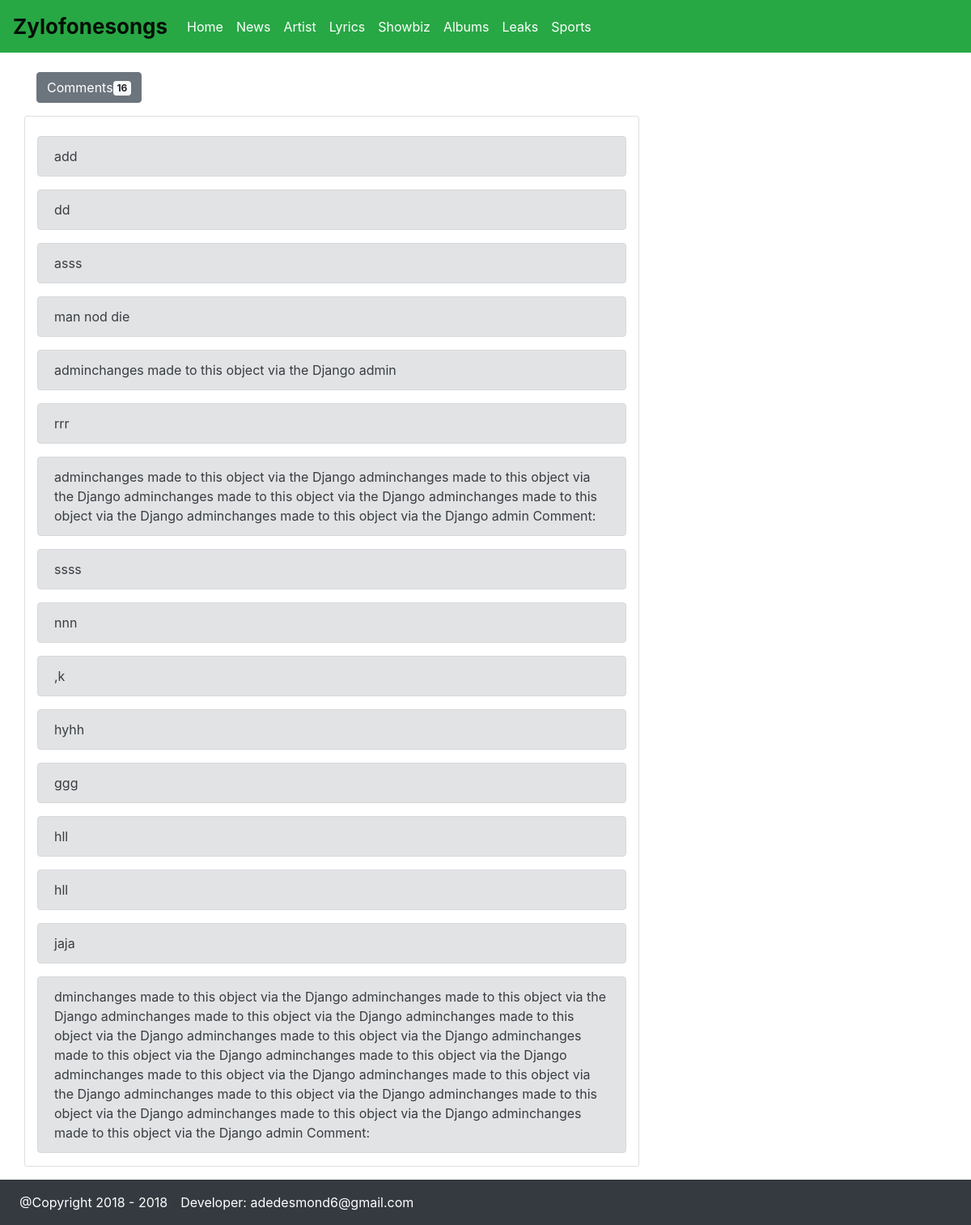
The app's page /12/comments with its own data.
### blogapp/models.py (models this page shows, shortened)
class Article(models.Model):
	NEWS = 'news'
	ARTIST = 'artist'
	LYRICS = 'lyrics'
	SHOWBIZ = 'showbiz'
	ALBUMS = 'album'
	LEAKS = 'leaks'
	SPORTS = 'sports'
	TAGS = (
		(NEWS,'News'),
	    (ARTIST,'Artist'),
	    (LYRICS,'Lyrics'),
	    (SHOWBIZ,'Showbiz'),
	    (ALBUMS,'Albums'),
	    (LEAKS,'Leaks'),
	    (SPORTS,'Sports'),
	    (None,'Tags')
	)
	title = models.CharField(max_length=80, db_column='Title', db_index=True)
	body = models.TextField(db_column='Body', db_index=True)
	image = models.ImageField(upload_to='images', db_column='Image')
	tags = models.CharField(max_length=20, choices=TAGS,db_index=True, db_column='Tags')
	date = models.DateTimeField(default=timezone.now)

class Comments(models.Model):
	comment = models.TextField()
	date = models.DateTimeField(default=timezone.now)
	article = models.ForeignKey(Article, on_delete=models.CASCADE)
	def __str__(self):
		return self.comment

### blogapp/views.py (the view)
# urls.py: path('<int:article_id>/comments', views.view_all_comments, name='all_comments'),
def view_all_comments(request,article_id):
	try:
		comments = Article.objects.get(pk=article_id).comments_set.all()
		context['comments'] = comments
		return render(request,'blog/comments.html', context)
	except Exception as e :
		with open('error.txt', 'a') as file:
			file.write('\n' +str(time.ctime()) + ' ' + str(e))
		return render(request,'blog/404.html')

### blogapp/templates/blog/comments.html (shortened to what this page needs)
{% extends 'base.html' %}
{% load widget_tweaks %}
{% block body %}
<div class="container">
	<p>
				<button type="button" class="btn btn-secondary">
					Comments<span class="badge badge-light">{{ comments.count}} </span>
				</button>
			</p>
	<div class="row">
		<div class="col-md-8 card"><br>
			{% for comment in comments %}
			  <div class="alert alert-secondary">{{comment}}</div>
			{% endfor %}
		</div>
		<div class="col-md-4">
		</div>
	</div>
</div>
{% endblock %}

### records on screen
Article: count "16"
Comments: comment "add"
Comments: comment "dd"
Comments: comment "asss"
Comments: comment "man nod die"
Comments: comment "adminchanges made to this object via the Django admin"
Comments: comment "rrr"
Comments: comment "adminchanges made to this object via the Django adminchanges made to this object via the Django adminchanges made to this object via the Django adminchanges made to this object via the Django adminchanges made to this object via the Django admin Comment:"
Comments: comment "ssss"
Comments: comment "nnn"
Comments: comment ",k"
Comments: comment "hyhh"
Comments: comment "ggg"
Comments: comment "hll"
Comments: comment "hll"
Comments: comment "jaja"
Comments: comment "dminchanges made to this object via the Django adminchanges made to this object via the Django adminchanges made to this object via the Django adminchanges made to this object via the Django adminchanges made to this object via the Django adminchanges made to this object via the Django adminchanges made to this object via the Django adminchanges made to this object via the Django adminchanges made to this object via the Django adminchanges made to this object via the Django adminchanges made to this object via the Django adminchanges made to this object via the Django adminchanges made to this object via the Django admin Comment:"

### other values on screen
{{ current_year }} "2018"
